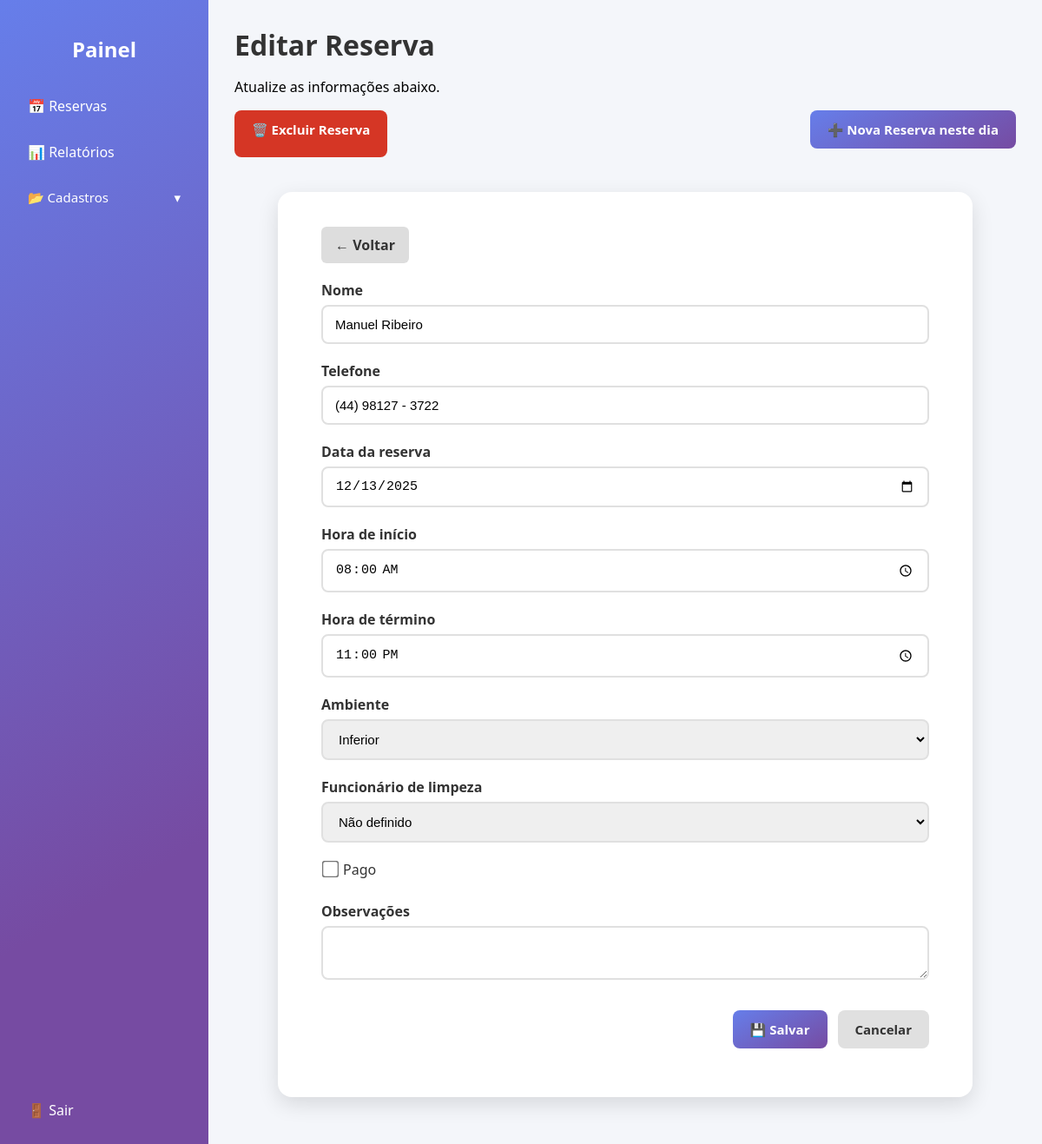
The app's page /reservas/edit.php?id=15 (signed in) with its own data.
### tables this page shows
CREATE TABLE `reservas` (
  `id_reserva` int(11) NOT NULL,
  `id_usuario` int(11) NOT NULL,
  `nome_reserva` varchar(100) NOT NULL,
  `telefone_reserva` varchar(20) DEFAULT NULL,
  `data_reserva` date NOT NULL,
  `hora_inicio` time NOT NULL,
  `hora_fim` time NOT NULL,
  `id_ambiente` int(11) NOT NULL,
  `id_funcionario` int(11) DEFAULT NULL,
  `pago` tinyint(1) DEFAULT 0,
  `observacoes` text DEFAULT NULL
);

CREATE TABLE `ambientes` (
  `id_ambiente` int(11) NOT NULL,
  `nome_ambiente` varchar(100) NOT NULL,
  `capacidade` int(11) DEFAULT NULL,
  `descricao` text DEFAULT NULL,
  `observacoes` text DEFAULT NULL,
  `ativo` tinyint(1) DEFAULT 1
);

### reservas/edit.php (the view, shortened to what this page needs)
<?php
include '../includes/db.php';
include "../includes/header.php";
$id = intval($_GET['id']);
$sql = "SELECT * FROM reservas WHERE id_reserva = ?";
$stmt = $conn->prepare($sql);
$stmt->bind_param("i", $id);
$stmt->execute();
$reserva = $stmt->get_result()->fetch_assoc();
$ambientes = $conn->query("SELECT id_ambiente, nome_ambiente FROM ambientes WHERE ativo = 1 ORDER BY nome_ambiente");
?>
<div class="painel-container">
    <?php include '../includes/sidebar.php'; ?>
    <main class="conteudo">
        <div class="painel-header">
            <h1>Editar Reserva</h1>
            <p>Atualize as informações abaixo.</p>
        </div>
        <div class="form-botoes" style="justify-content: space-between; margin-bottom: 20px;">
            <a href="#"
            class="btn btn-excluir btnpopup"
            data-id="<?= $reserva['id_reserva'] ?>">
            🗑️ Excluir Reserva
            </a>
            <a href="./create.php?data=<?= $reserva['data_reserva'] ?>"
            class="btn btn-novo">
            ➕ Nova Reserva neste dia
            </a>
        </div>
        <div class="cadastro-area">
            <a href="./index.php" class="btn-voltar">← Voltar</a>
            <form method="POST" class="form-cadastro">
                <div class="form-grupo">
                    <label>Nome</label>
                    <input type="text" name="nome_reserva" value="<?= htmlspecialchars($reserva['nome_reserva']) ?>" required>
                </div>
                <div class="form-grupo">
                    <label>Telefone</label>
                    <input type="text" name="telefone_reserva" data-mask='(00) 00000 - 0000' value="<?= htmlspecialchars($reserva['telefone_reserva']) ?>">
                </div>
                <div class="form-grupo">
                    <label>Data da reserva</label>
                    <input type="date" name="data_reserva" value="<?= $reserva['data_reserva'] ?>" required>
                </div>
                <div class="form-grupo">
                    <label>Hora de início</label>
                    <input type="time" name="hora_inicio" value="<?= $reserva['hora_inicio'] ?>" required>
                </div>
                <div class="form-grupo">
                    <label>Hora de término</label>
                    <input type="time" name="hora_fim" value="<?= $reserva['hora_fim'] ?>" required>
                </div>
                <div class="form-grupo">
                    <label>Ambiente</label>
                    <select name="id_ambiente" required>
                        <?php while ($a = $ambientes->fetch_assoc()): ?>
                            <option value="<?= $a['id_ambiente'] ?>"
                                <?= $a['id_ambiente'] == $reserva['id_ambiente'] ? 'selected' : '' ?>>
                                <?= $a['nome_ambiente'] ?>
                            </option>
                        <?php endwhile; ?>
                    </select>
                </div>
                <div class="form-grupo">
                    <label>Funcionário de limpeza</label>
                    <select name="id_funcionario">
                        <option value="">Não definido</option>
                    </select>
                </div>
                <div class="form-grupo checkbox">
                    <label>
                        <input type="checkbox" name="pago" <?= $reserva['pago'] ? 'checked' : '' ?>> Pago
                    </label>
                </div>
                <div class="form-grupo">
                    <label>Observações</label>
                    <textarea name="observacoes"><?= htmlspecialchars($reserva['observacoes']) ?></textarea>
                </div>
                <div class="form-botoes">
                    <button type="submit" class="btn btn-salvar">💾 Salvar</button>
                    <a href="./index.php" class="btn btn-cancelar">Cancelar</a>
                </div>
            </form>
        </div>
    </main>
</div>
<?php include "../includes/footer.php"; ?>

### assets/css/painel.css (style rules this page uses)
body { font-family: "Segoe UI", Tahoma, Geneva, Verdana, sans-serif; background-color: #f4f6fa; margin: 0; display: flex; min-height: 100vh; overflow: hidden; }
.painel-container { display: flex; width: 100%; height: 100vh; overflow: hidden; }
.conteudo { flex: 1; overflow-y: auto; height: 100vh; padding: 30px; box-sizing: border-box; }
.painel-header { display: block; align-items: center; justify-content: space-between; gap: 10px; }
.painel-header h1 { margin: 0; color: #333; }
a, button { font-family: "Segoe UI", Tahoma, Geneva, Verdana, sans-serif; }

### assets/css/crud.css (style rules this page uses)
.btn-editar, .btn-excluir, .btn-novo { display: inline-block; padding: 8px 16px; border-radius: 8px; font-size: 14px; font-weight: 600; text-decoration: none; transition: all 0.2s ease; cursor: pointer; }
.btn-excluir { background: #d53625; color: white; }
.btn-novo { background: linear-gradient(150deg, #667eea 0%, #764ba2 100%); color: white; margin-bottom: 10px; float: right; }
.cadastro-area { background: white; padding: 40px 50px; border-radius: 16px; box-shadow: 0 8px 25px rgba(0, 0, 0, 0.12); max-width: 700px; margin: 40px auto; }
.form-cadastro { display: flex; flex-direction: column; gap: 20px; }
.form-cadastro .form-grupo { display: flex; flex-direction: column; }
.form-cadastro .form-grupo label { font-weight: 600; color: #333; margin-bottom: 6px; }
.form-cadastro .form-grupo input, .form-cadastro .form-grupo select, .form-cadastro .form-grupo textarea { padding: 12px 14px; border: 2px solid #e0e0e0; border-radius: 8px; font-size: 15px; transition: border-color 0.3s, box-shadow 0.3s; }
.form-cadastro .form-grupo.checkbox label { display: flex; align-items: center; font-weight: 500; color: #333; }
.form-cadastro .form-grupo.checkbox input[type=checkbox] { margin-right: 8px; transform: scale(1.5); }
.form-botoes { display: flex; flex-wrap: wrap; justify-content: flex-end; gap: 12px; margin-top: 15px; }
.form-botoes .btn { padding: 12px 20px; border-radius: 8px; font-size: 15px; font-weight: 600; text-decoration: none; transition: all 0.2s ease; cursor: pointer; border: none; }
.form-botoes .btn.btn-salvar { background: linear-gradient(150deg, #667eea 0%, #764ba2 100%); color: white; }
.form-botoes .btn.btn-cancelar { background: #e0e0e0; color: #333; }
.btn-voltar { display: inline-block; margin-bottom: 20px; background: #ddd; color: #333; padding: 10px 16px; border-radius: 6px; font-weight: 600; text-decoration: none; transition: background 0.2s; }

### records on screen
reservas: nome_reserva "Manuel Ribeiro", telefone_reserva "(44) 98127 - 3722", data_reserva "12/13/2025", hora_inicio "08:00:00", hora_fim "23:00:00", id_ambiente "Inferior"
